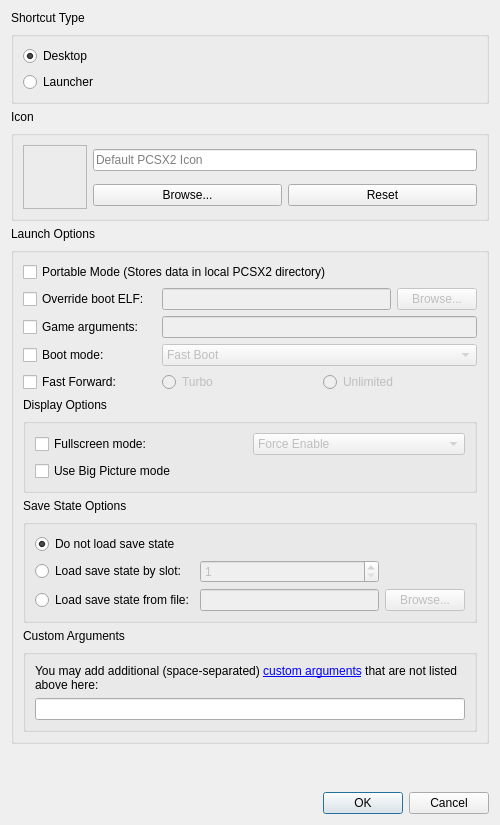
<?xml version="1.0" encoding="UTF-8"?>
<ui version="4.0">
 <class>ShortcutCreationDialog</class>
 <widget class="QDialog" name="ShortcutCreationDialog">
  <property name="windowModality">
   <enum>Qt::WindowModality::ApplicationModal</enum>
  </property>
  <property name="geometry">
   <rect>
    <x>0</x>
    <y>0</y>
    <width>500</width>
    <height>825</height>
   </rect>
  </property>
  <layout class="QGridLayout" name="shortcutLayout">
   <item row="6" column="0" colspan="2">
    <widget class="QGroupBox" name="launchArgsGroup">
     <property name="title">
      <string/>
     </property>
     <layout class="QGridLayout" name="gridLayout">
      <item row="12" column="0" colspan="4">
       <widget class="QGroupBox" name="customArgsGroup">
        <property name="title">
         <string/>
        </property>
        <layout class="QGridLayout" name="customArgsGrid">
         <item row="1" column="0">
          <widget class="QLineEdit" name="customArgsInput"/>
         </item>
         <item row="0" column="0">
          <widget class="QLabel" name="customArgsInstruction">
           <property name="text">
            <string>You may add additional (space-separated) &lt;a href=&quot;https://pcsx2.net/docs/advanced/cli/&quot;&gt;custom arguments&lt;/a&gt; that are not listed above here:</string>
           </property>
           <property name="textFormat">
            <enum>Qt::TextFormat::RichText</enum>
           </property>
           <property name="wordWrap">
            <bool>true</bool>
           </property>
           <property name="openExternalLinks">
            <bool>true</bool>
           </property>
           <property name="textInteractionFlags">
            <set>Qt::TextInteractionFlag::TextBrowserInteraction</set>
           </property>
           <property name="buddy">
            <cstring>customArgsInput</cstring>
           </property>
          </widget>
         </item>
        </layout>
       </widget>
      </item>
      <item row="8" column="0" colspan="4">
       <widget class="QGroupBox" name="displayOptionGroup">
        <property name="title">
         <string/>
        </property>
        <layout class="QGridLayout" name="displayOptionGrid">
         <item row="0" column="0">
          <widget class="QCheckBox" name="fullscreenMode">
           <property name="text">
            <string>Fullscreen mode:</string>
           </property>
          </widget>
         </item>
         <item row="0" column="1">
          <widget class="QComboBox" name="fullscreenModeDropdown">
           <property name="enabled">
            <bool>false</bool>
           </property>
           <item>
            <property name="text">
             <string>Force Enable</string>
            </property>
           </item>
           <item>
            <property name="text">
             <string>Force Disable</string>
            </property>
           </item>
          </widget>
         </item>
         <item row="1" column="0">
          <widget class="QCheckBox" name="bigPictureModeToggle">
           <property name="text">
            <string>Use Big Picture mode</string>
           </property>
          </widget>
         </item>
        </layout>
       </widget>
      </item>
      <item row="5" column="0">
       <widget class="QCheckBox" name="fastForwardOptionToggle">
        <property name="text">
         <string>Fast Forward:</string>
        </property>
       </widget>
      </item>
      <item row="2" column="3">
       <widget class="QPushButton" name="overrideBootELFButton">
        <property name="enabled">
         <bool>false</bool>
        </property>
        <property name="text">
         <string>Browse...</string>
        </property>
       </widget>
      </item>
      <item row="7" column="0">
       <widget class="QLabel" name="displayOptionLabel">
        <property name="text">
         <string>Display Options</string>
        </property>
       </widget>
      </item>
      <item row="4" column="0">
       <widget class="QCheckBox" name="bootOptionToggle">
        <property name="text">
         <string>Boot mode:</string>
        </property>
       </widget>
      </item>
      <item row="0" column="0" colspan="3">
       <widget class="QCheckBox" name="portableModeToggle">
        <property name="text">
         <string>Portable Mode (Stores data in local PCSX2 directory)</string>
        </property>
       </widget>
      </item>
      <item row="3" column="2" colspan="2">
       <widget class="QLineEdit" name="gameArgs">
        <property name="enabled">
         <bool>false</bool>
        </property>
       </widget>
      </item>
      <item row="11" column="0">
       <widget class="QLabel" name="customArgsLabel">
        <property name="text">
         <string>Custom Arguments</string>
        </property>
        <property name="buddy">
         <cstring>customArgsInput</cstring>
        </property>
       </widget>
      </item>
      <item row="2" column="0">
       <widget class="QCheckBox" name="overrideBootELFToggle">
        <property name="text">
         <string>Override boot ELF:</string>
        </property>
       </widget>
      </item>
      <item row="10" column="0" colspan="4">
       <widget class="QGroupBox" name="saveStateGroup">
        <property name="title">
         <string/>
        </property>
        <layout class="QGridLayout" name="savestateGridLayout">
         <item row="1" column="1">
          <widget class="QSpinBox" name="loadStateIndex">
           <property name="enabled">
            <bool>false</bool>
           </property>
           <property name="showGroupSeparator" stdset="0">
            <bool>false</bool>
           </property>
           <property name="minimum">
            <number>1</number>
           </property>
          </widget>
         </item>
         <item row="2" column="1">
          <widget class="QLineEdit" name="loadStateFilePath">
           <property name="enabled">
            <bool>false</bool>
           </property>
          </widget>
         </item>
         <item row="0" column="0">
          <widget class="QRadioButton" name="loadStateNone">
           <property name="text">
            <string>Do not load save state</string>
           </property>
           <property name="checked">
            <bool>true</bool>
           </property>
          </widget>
         </item>
         <item row="1" column="0">
          <widget class="QRadioButton" name="loadStateIndexToggle">
           <property name="text">
            <string>Load save state by slot:</string>
           </property>
          </widget>
         </item>
         <item row="2" column="0">
          <widget class="QRadioButton" name="loadStateFileToggle">
           <property name="text">
            <string>Load save state from file:</string>
           </property>
          </widget>
         </item>
         <item row="2" column="2">
          <widget class="QPushButton" name="loadStateFileBrowse">
           <property name="enabled">
            <bool>false</bool>
           </property>
           <property name="text">
            <string>Browse...</string>
           </property>
          </widget>
         </item>
        </layout>
       </widget>
      </item>
      <item row="2" column="2">
       <widget class="QLineEdit" name="overrideBootELFPath">
        <property name="enabled">
         <bool>false</bool>
        </property>
       </widget>
      </item>
      <item row="9" column="0">
       <widget class="QLabel" name="saveStateLabel">
        <property name="text">
         <string>Save State Options</string>
        </property>
       </widget>
      </item>
      <item row="3" column="0">
       <widget class="QCheckBox" name="gameArgsToggle">
        <property name="text">
         <string>Game arguments:</string>
        </property>
       </widget>
      </item>
      <item row="5" column="2" colspan="2">
       <layout class="QHBoxLayout" name="horizontalLayout">
        <item>
         <widget class="QRadioButton" name="fastForwardTurboOption">
          <property name="enabled">
           <bool>false</bool>
          </property>
          <property name="text">
           <string>Turbo</string>
          </property>
         </widget>
        </item>
        <item>
         <widget class="QRadioButton" name="fastForwardUnlimitedOption">
          <property name="enabled">
           <bool>false</bool>
          </property>
          <property name="text">
           <string>Unlimited</string>
          </property>
         </widget>
        </item>
       </layout>
      </item>
      <item row="4" column="2" colspan="2">
       <widget class="QComboBox" name="bootOptionDropdown">
        <property name="enabled">
         <bool>false</bool>
        </property>
        <item>
         <property name="text">
          <string>Fast Boot</string>
         </property>
        </item>
        <item>
         <property name="text">
          <string>Full Boot</string>
         </property>
        </item>
       </widget>
      </item>
     </layout>
    </widget>
   </item>
   <item row="1" column="0">
    <widget class="QLabel" name="shortcutTypeLabel">
     <property name="text">
      <string>Shortcut Type</string>
     </property>
    </widget>
   </item>
   <item row="8" column="1">
    <widget class="QDialogButtonBox" name="dialogButtons">
     <property name="standardButtons">
      <set>QDialogButtonBox::StandardButton::Cancel|QDialogButtonBox::StandardButton::Ok</set>
     </property>
     <property name="centerButtons">
      <bool>false</bool>
     </property>
    </widget>
   </item>
   <item row="5" column="0">
    <widget class="QLabel" name="instruction">
     <property name="text">
      <string>Launch Options</string>
     </property>
    </widget>
   </item>
   <item row="2" column="0" colspan="2">
    <widget class="QGroupBox" name="shortcutTypeGroup">
     <property name="title">
      <string/>
     </property>
     <layout class="QGridLayout" name="shortcutTypeLayout">
      <item row="2" column="0">
       <widget class="QRadioButton" name="shortcutStartMenu">
        <property name="text">
         <string>Launcher</string>
        </property>
       </widget>
      </item>
      <item row="1" column="0">
       <widget class="QRadioButton" name="shortcutDesktop">
        <property name="text">
         <string>Desktop</string>
        </property>
        <property name="checked">
         <bool>true</bool>
        </property>
       </widget>
      </item>
     </layout>
    </widget>
   </item>
   <item row="7" column="0">
    <spacer name="verticalSpacer">
     <property name="orientation">
      <enum>Qt::Orientation::Vertical</enum>
     </property>
     <property name="sizeHint" stdset="0">
      <size>
       <width>20</width>
       <height>40</height>
      </size>
     </property>
    </spacer>
   </item>
   <item row="3" column="0">
    <widget class="QLabel" name="iconLabel">
     <property name="text">
      <string>Icon</string>
     </property>
     <property name="buddy">
      <cstring>browseIconButton</cstring>
     </property>
    </widget>
   </item>
   <item row="4" column="0" colspan="2">
    <widget class="QGroupBox" name="iconGroup">
     <property name="title">
      <string/>
     </property>
     <layout class="QGridLayout" name="iconLayout">
      <item row="1" column="2">
       <widget class="QPushButton" name="resetIconButton">
        <property name="toolTip">
         <string>Reset to default application icon</string>
        </property>
        <property name="text">
         <string>Reset</string>
        </property>
       </widget>
      </item>
      <item row="1" column="1">
       <widget class="QPushButton" name="browseIconButton">
        <property name="text">
         <string>Browse...</string>
        </property>
       </widget>
      </item>
      <item row="0" column="0" rowspan="2">
       <widget class="QLabel" name="iconPreview">
        <property name="minimumSize">
         <size>
          <width>64</width>
          <height>64</height>
         </size>
        </property>
        <property name="maximumSize">
         <size>
          <width>64</width>
          <height>64</height>
         </size>
        </property>
        <property name="contextMenuPolicy">
         <enum>Qt::ContextMenuPolicy::NoContextMenu</enum>
        </property>
        <property name="frameShape">
         <enum>QFrame::Shape::StyledPanel</enum>
        </property>
        <property name="frameShadow">
         <enum>QFrame::Shadow::Raised</enum>
        </property>
        <property name="text">
         <string notr="true"/>
        </property>
        <property name="scaledContents">
         <bool>false</bool>
        </property>
        <property name="alignment">
         <set>Qt::AlignmentFlag::AlignCenter</set>
        </property>
        <property name="textInteractionFlags">
         <set>Qt::TextInteractionFlag::NoTextInteraction</set>
        </property>
        <property name="buddy">
         <cstring>iconPath</cstring>
        </property>
       </widget>
      </item>
      <item row="0" column="1" colspan="2">
       <widget class="QLineEdit" name="iconPath">
        <property name="readOnly">
         <bool>true</bool>
        </property>
        <property name="placeholderText">
         <string>Default PCSX2 Icon</string>
        </property>
       </widget>
      </item>
     </layout>
    </widget>
   </item>
  </layout>
 </widget>
 <tabstops>
  <tabstop>shortcutDesktop</tabstop>
  <tabstop>shortcutStartMenu</tabstop>
  <tabstop>iconPath</tabstop>
  <tabstop>browseIconButton</tabstop>
  <tabstop>resetIconButton</tabstop>
  <tabstop>portableModeToggle</tabstop>
  <tabstop>overrideBootELFToggle</tabstop>
  <tabstop>overrideBootELFPath</tabstop>
  <tabstop>overrideBootELFButton</tabstop>
  <tabstop>gameArgsToggle</tabstop>
  <tabstop>gameArgs</tabstop>
  <tabstop>bootOptionToggle</tabstop>
  <tabstop>bootOptionDropdown</tabstop>
  <tabstop>fastForwardOptionToggle</tabstop>
  <tabstop>fastForwardTurboOption</tabstop>
  <tabstop>fastForwardUnlimitedOption</tabstop>
  <tabstop>fullscreenMode</tabstop>
  <tabstop>fullscreenModeDropdown</tabstop>
  <tabstop>bigPictureModeToggle</tabstop>
  <tabstop>loadStateNone</tabstop>
  <tabstop>loadStateIndexToggle</tabstop>
  <tabstop>loadStateIndex</tabstop>
  <tabstop>loadStateFileToggle</tabstop>
  <tabstop>loadStateFilePath</tabstop>
  <tabstop>loadStateFileBrowse</tabstop>
  <tabstop>customArgsInput</tabstop>
 </tabstops>
 <resources>
  <include location="resources/resources.qrc"/>
 </resources>
 <connections/>
</ui>
